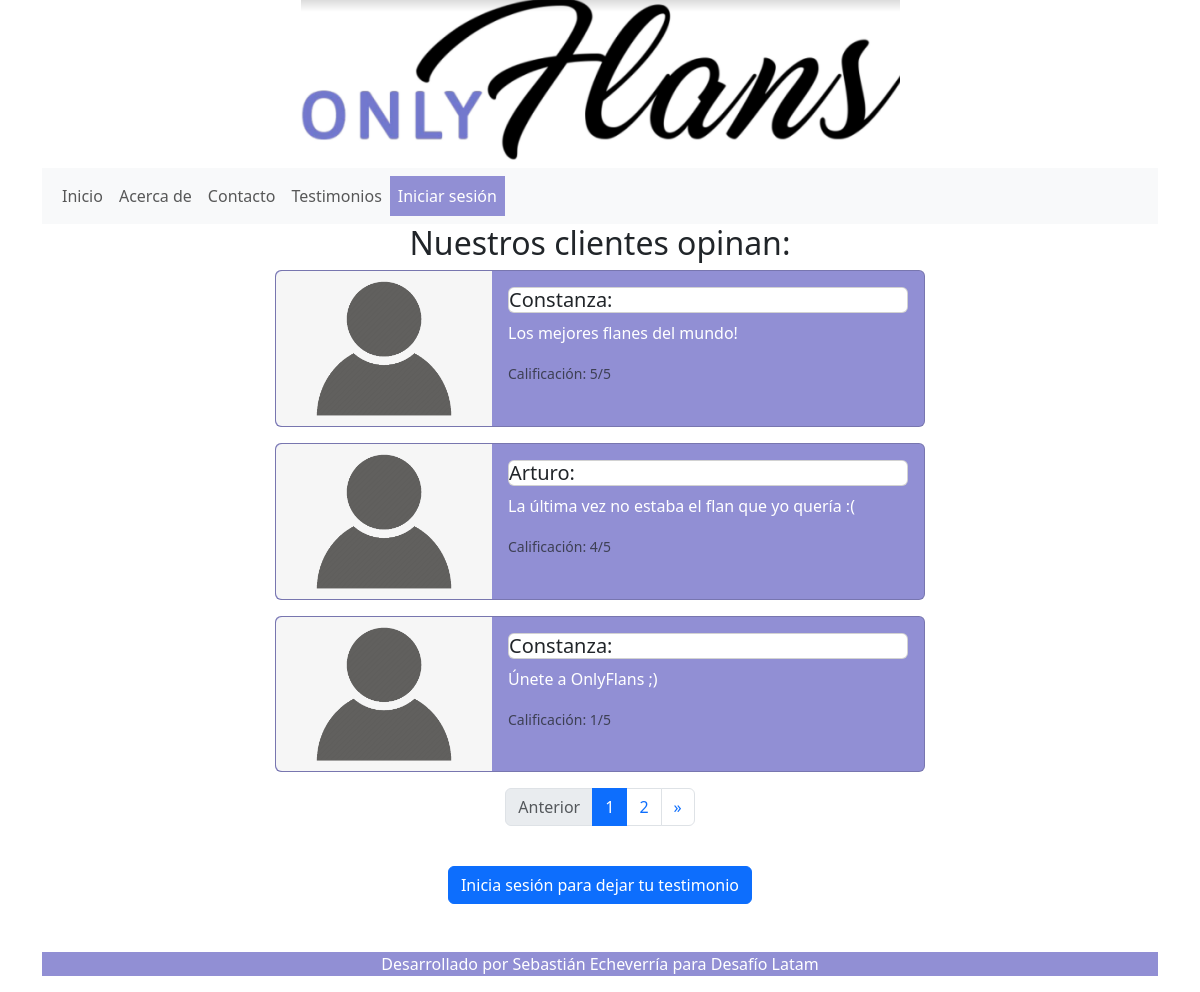
/testimonios/, run on the app's committed database.
### web/models.py (models this page shows, shortened)
class Testimonio(models.Model):
    usuario = models.ForeignKey(User, on_delete=models.CASCADE)
    testimonio = models.TextField( max_length=300)
    calificacion = models.IntegerField(choices=[(i, i) for i in range(1, 6)])

### web/views.py (the view)
# urls.py: path('testimonios/', views.testimonios, name='testimonios'),]
def testimonios(request):
    testimonios = Testimonio.objects.all()
    paginator = Paginator(testimonios, 3)
    page_number = request.GET.get('page')
    page_obj = paginator.get_page(page_number)
    print(page_obj.paginator.num_pages)
    if request.method == 'POST' and request.user.is_authenticated:
        form = TestimonioForm(request.POST)
        if form.is_valid():
            testimonio = form.save(commit=False)
            testimonio.usuario = request.user
            testimonio.save()
            return redirect('testimonios')
    else:
        form = TestimonioForm()
    return render(request, 'testimonios.html', {'page_obj': page_obj, 'form': form})

### web/templates/testimonios.html (shortened to what this page needs)
{% extends 'base.html' %}
{% load static %}
{% block content %}
    <h2 class="text-center">Nuestros clientes opinan:</h2>
    {% for testimonio in page_obj %}
    <div class="d-flex justify-content-center">
        <div class="card mb-3 bg-indigo text-white " style="max-width: 650px;">
            <div class="row g-0">
                <div class="col-md-4">
                    <img src="{% static 'img/user-icon.png' %}" class="img-fluid rounded-start" alt="Icono de usuario">
                </div>
                <div class="col-md-8">
                    <div class="card-body">
                        <h5 class="card title">{{ testimonio.usuario.username }}:</h5>
                        <p class="card-text">{{ testimonio.testimonio }}</p>
                        <p class="card-text"><small class="text-body-secondary">Calificación: {{ testimonio.calificacion }}/5</small></p>
                    </div>
                </div>
            </div>
        </div>
    </div>
    {% endfor %}
    <nav aria-label="Paginación de testimonios">
        <ul class="pagination justify-content-center">
            {% if page_obj.has_previous %}
                <li class="page-item">
                    <a class="page-link" href="?page={{ page_obj.previous_page_number }}" aria-label="Anterior">
                        <span aria-hidden="true">&laquo;</span>
                    </a>
                </li>
            {% else %}
                <li class="page-item disabled">
                    <span class="page-link">Anterior</span>
                </li>
            {% endif %}
            {% for num in page_obj.paginator.page_range %}
                <li class="page-item {% if page_obj.number == num %}active{% endif %}">
                    <a class="page-link" href="?page={{ num }}">{{ num }}</a>
                </li>
            {% endfor %}
            {% if page_obj.has_next %}
                <li class="page-item">
                    <a class="page-link" href="?page={{ page_obj.next_page_number }}" aria-label="Siguiente">
                        <span aria-hidden="true">&raquo;</span>
                    </a>
                </li>
            {% else %}
                <li class="page-item disabled">
                    <span class="page-link">Siguiente</span>
                </li>
            {% endif %}
        </ul>
    </nav>
    {% if user.is_authenticated %}
    <h3 class="text-center">Tu opinión nos interesa:</h3>
    <div class="container mt-4 mb-3">
        <div class="d-flex justify-content-center">
            <form method="post" class="form">
                {% csrf_token %}
                <div class="col-10">
                    {{ form.testimonio.label_tag }}
                    {{ form.testimonio }}
                </div>
                <div class="mb-3">
                    {{ form.calificacion.label_tag }}
                    {{ form.calificacion }}
                </div>
                <button type="submit" class="btn btn-primary text-center">Enviar testimonio</button>
            </form>
        </div>
    </div>
    {% else %}
    <div class="d-flex justify-content-center mb-5">
        <a href="{% url 'login' %}" class="btn btn-primary mt-4">Inicia sesión para dejar tu testimonio</a>
    </div>
    {% endif %}
{% endblock %}

### web/templates/base.html (shortened to what this page needs)
{% load static %}
<!doctype html>
<html lang="en">
<head>
    <link href="https://cdn.jsdelivr.net/npm/bootstrap@5.3.3/dist/css/bootstrap.min.css" rel="stylesheet">
    <link rel="stylesheet" href="{% static 'css/styles.css' %}">
</head>
<body>
    <div class="container">
            {% include 'header.html' %}
    </div>
    <div class="container" >
    {% include 'navbar.html' %}
    </div>
        {% block content %}{% endblock %}
    <div class="container">
    {% include 'footer.html' %}
    </div>
</body>
</html>

### web/templates/header.html
{% load static %}
<div class="container text-center">
    <img src="{% static 'img/logo_of.png' %}" alt="Logo Onlyflans" class="img-fluid">
</div>

### web/templates/navbar.html (shortened to what this page needs)
<nav class="navbar navbar-expand-lg navbar-light bg-light">
    <div class="container-fluid">
          <div class="collapse navbar-collapse" id="navbarSupportedContent">
            <ul class="navbar-nav me-auto mb-2 mb-lg-0">
                <li class="nav-item">
                    <a class="nav-link" href="{% url 'index' %}">Inicio</a>
                </li>
                <li class="nav-item">
                    <a class="nav-link" href="{% url 'about' %}">Acerca de</a>
                </li>
                <li class="nav-item">
                    <a class="nav-link" href="{% url 'contact' %}">Contacto</a>
                </li>
                <li class="nav-item">
                    <a class="nav-link" href="{% url 'testimonios' %}">Testimonios</a>
                </li>
                {% if user.is_authenticated %}
                    <li><a class="nav-link bg-indigo text-white" href="{% url 'welcome' %}">Bienvenido, {{ user.username }}</a></li>
                    <li><a class="nav-link bg-indigo text-white" href="{% url 'logout' %}">Cerrar sesión</a></li>
                {% else %}
                    <li><a class="nav-link bg-indigo text-white" href="{% url 'login' %}">Iniciar sesión</a></li>
                {% endif %}
            </ul>
    </div>
</nav>

### web/templates/footer.html
<div class="container text-center text-white bg-indigo">
    <p>Desarrollado por Sebastián Echeverría para Desafío Latam</p>
</div>

### web/static/css/styles.css (style rules this page uses)
.bg-indigo { background-color: #918FD4; }

### data on the page
Testimonio: usuario.username "Constanza", testimonio "Los mejores flanes del mundo!", calificacion "5"
Testimonio: usuario.username "Arturo", testimonio "La última vez no estaba el flan que yo quería :(", calificacion "4"
Testimonio: usuario.username "Constanza", testimonio "Únete a OnlyFlans ;)", calificacion "1"

### other printed values
{{ num }} "1" "2"
